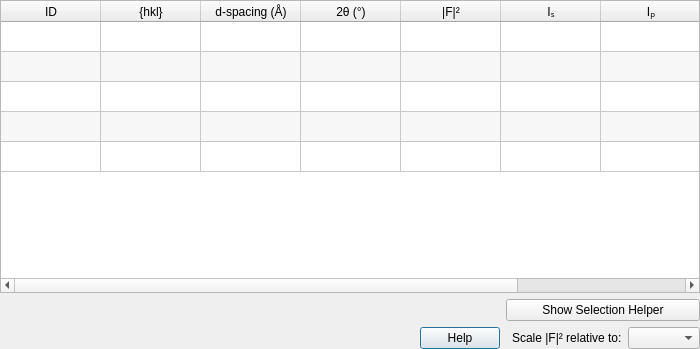
<?xml version="1.0" encoding="UTF-8"?>
<ui version="4.0">
 <class>reflections_table</class>
 <widget class="QDialog" name="reflections_table">
  <property name="geometry">
   <rect>
    <x>0</x>
    <y>0</y>
    <width>700</width>
    <height>349</height>
   </rect>
  </property>
  <layout class="QGridLayout" name="gridLayout">
   <property name="leftMargin">
    <number>0</number>
   </property>
   <property name="topMargin">
    <number>0</number>
   </property>
   <property name="rightMargin">
    <number>0</number>
   </property>
   <property name="bottomMargin">
    <number>0</number>
   </property>
   <item row="2" column="2">
    <widget class="QLabel" name="relative_scale_material_label">
     <property name="toolTip">
      <string>&lt;html&gt;&lt;head/&gt;&lt;body&gt;&lt;p&gt;Scale the structure factor relative to the selected material (by default, the same material). The structure factor is then rescaled to be between 0 and 100.&lt;/p&gt;&lt;/body&gt;&lt;/html&gt;</string>
     </property>
     <property name="text">
      <string>Scale |F|² relative to:</string>
     </property>
    </widget>
   </item>
   <item row="2" column="0">
    <widget class="QDialogButtonBox" name="button_box">
     <property name="standardButtons">
      <set>QDialogButtonBox::Help</set>
     </property>
    </widget>
   </item>
   <item row="0" column="0" colspan="4">
    <widget class="QTableWidget" name="table">
     <property name="contextMenuPolicy">
      <enum>Qt::CustomContextMenu</enum>
     </property>
     <property name="toolTip">
      <string>&lt;html&gt;&lt;head/&gt;&lt;body&gt;&lt;p&gt;left click a row to activate the hkl&lt;/p&gt;&lt;/body&gt;&lt;/html&gt;</string>
     </property>
     <property name="editTriggers">
      <set>QAbstractItemView::NoEditTriggers</set>
     </property>
     <property name="dragDropOverwriteMode">
      <bool>false</bool>
     </property>
     <property name="alternatingRowColors">
      <bool>true</bool>
     </property>
     <property name="selectionMode">
      <enum>QAbstractItemView::ExtendedSelection</enum>
     </property>
     <property name="selectionBehavior">
      <enum>QAbstractItemView::SelectRows</enum>
     </property>
     <property name="sortingEnabled">
      <bool>true</bool>
     </property>
     <property name="rowCount">
      <number>5</number>
     </property>
     <property name="columnCount">
      <number>8</number>
     </property>
     <attribute name="horizontalHeaderCascadingSectionResizes">
      <bool>true</bool>
     </attribute>
     <attribute name="horizontalHeaderMinimumSectionSize">
      <number>70</number>
     </attribute>
     <attribute name="horizontalHeaderDefaultSectionSize">
      <number>100</number>
     </attribute>
     <attribute name="horizontalHeaderStretchLastSection">
      <bool>true</bool>
     </attribute>
     <attribute name="verticalHeaderVisible">
      <bool>false</bool>
     </attribute>
     <row/>
     <row/>
     <row/>
     <row/>
     <row/>
     <column>
      <property name="text">
       <string>ID</string>
      </property>
     </column>
     <column>
      <property name="text">
       <string>{hkl}</string>
      </property>
     </column>
     <column>
      <property name="text">
       <string>d-spacing (Å)</string>
      </property>
     </column>
     <column>
      <property name="text">
       <string>2θ (°)</string>
      </property>
     </column>
     <column>
      <property name="text">
       <string>|F|²</string>
      </property>
     </column>
     <column>
      <property name="text">
       <string>Iₛ</string>
      </property>
     </column>
     <column>
      <property name="text">
       <string>Iₚ</string>
      </property>
     </column>
     <column>
      <property name="text">
       <string>Multiplicity</string>
      </property>
     </column>
    </widget>
   </item>
   <item row="2" column="3">
    <widget class="QComboBox" name="relative_scale_material">
     <property name="toolTip">
      <string>&lt;html&gt;&lt;head/&gt;&lt;body&gt;&lt;p&gt;Scale the structure factor relative to the selected material (by default, the same material). The structure factor is then rescaled to be between 0 and 100.&lt;/p&gt;&lt;/body&gt;&lt;/html&gt;</string>
     </property>
    </widget>
   </item>
   <item row="1" column="1" colspan="3">
    <widget class="QPushButton" name="show_selection_helper">
     <property name="text">
      <string>Show Selection Helper</string>
     </property>
    </widget>
   </item>
  </layout>
 </widget>
 <tabstops>
  <tabstop>table</tabstop>
 </tabstops>
 <resources/>
 <connections/>
</ui>
